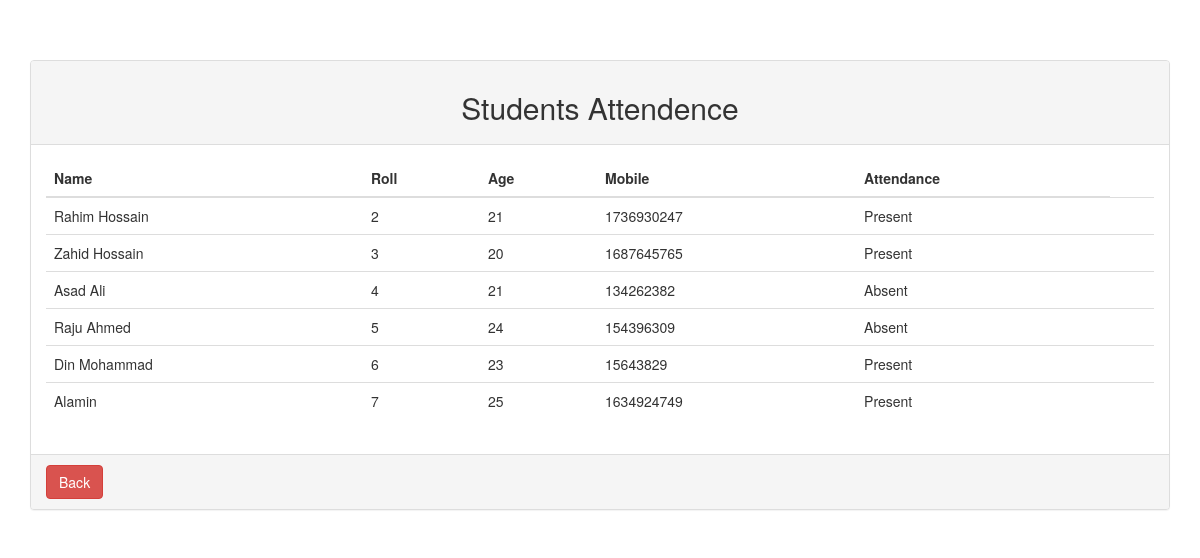
The page /viewpor.php?date=17-05-19 on the database its author committed.
### tables this page shows
CREATE TABLE `attendance` (
  `att_id` int(11) NOT NULL,
  `value` varchar(250) NOT NULL,
  `ID` int(11) NOT NULL,
  `date` varchar(100) NOT NULL
);

CREATE TABLE `students` (
  `ID` int(11) NOT NULL,
  `name` varchar(250) NOT NULL,
  `age` int(20) NOT NULL,
  `fname` varchar(250) NOT NULL,
  `mname` varchar(250) NOT NULL,
  `roll` int(80) NOT NULL,
  `address` varchar(250) NOT NULL,
  `mobile` int(150) NOT NULL,
  `email` varchar(250) NOT NULL,
  `image` varchar(250) NOT NULL,
  `date` text NOT NULL
);

### viewpor.php (the view, shortened to what this page needs)
<?php
$con=mysqli_connect('localhost','root','','ashiq');
?>
<!DOCTYPE html>
<html>
<head>
	<link rel="stylesheet" type="text/css" href="css/style.css">
	<link rel="stylesheet" type="text/css" href="css/bootstrap.min.css">
</head>
<body>
	<br><br><br>
<div class="container">
<div class="panel panel-default">
<div class="panel-heading">
<h2 style="text-align:center;">Students Attendence</h2>
</div>
<div class="panel-body">
<table class="table">
<thead>
	<tr>
<th>Name</th>
<th>Roll</th>
<th>Age</th>
<th>Mobile</th>
<th>Attendance</th>
</tr>
</thead>
<?php
if($_GET['date']){
$date=$_GET['date'];
$sql="SELECT students.*,attendance.* From attendance INNER JOIN students on attendance.ID=students.ID and attendance.date='$date'";
$result=mysqli_query($con,$sql);
if($result->num_rows>0){
while($val=mysqli_fetch_assoc($result)){
?>
<tr>
<td><?php echo $val['name'] ?></td>
<td><?php echo $val['roll']; ?></td>
<td><?php echo $val['age']; ?></td>
<td><?php echo $val['mobile']; ?></td>
<td><?php echo $val['value']; ?></td>
<td></td>
</tr>
<?php }}}?>
</table>
</div>
<div class="panel-footer">
<a href="view.php" class="btn btn-danger">Back</a>
</div>
</div>
</div>
</body>
</html>

### rows shown on the page
attendance: students.name "Rahim Hossain", students.roll "2", students.age "21", students.mobile "1736930247", value "Present"
attendance: students.name "Zahid Hossain", students.roll "3", students.age "20", students.mobile "1687645765", value "Present"
attendance: students.name "Asad Ali", students.roll "4", students.age "21", students.mobile "134262382", value "Absent"
attendance: students.name "Raju Ahmed", students.roll "5", students.age "24", students.mobile "154396309", value "Absent"
attendance: students.name "Din Mohammad", students.roll "6", students.age "23", students.mobile "15643829", value "Present"
attendance: students.name "Alamin", students.roll "7", students.age "25", students.mobile "1634924749", value "Present"
